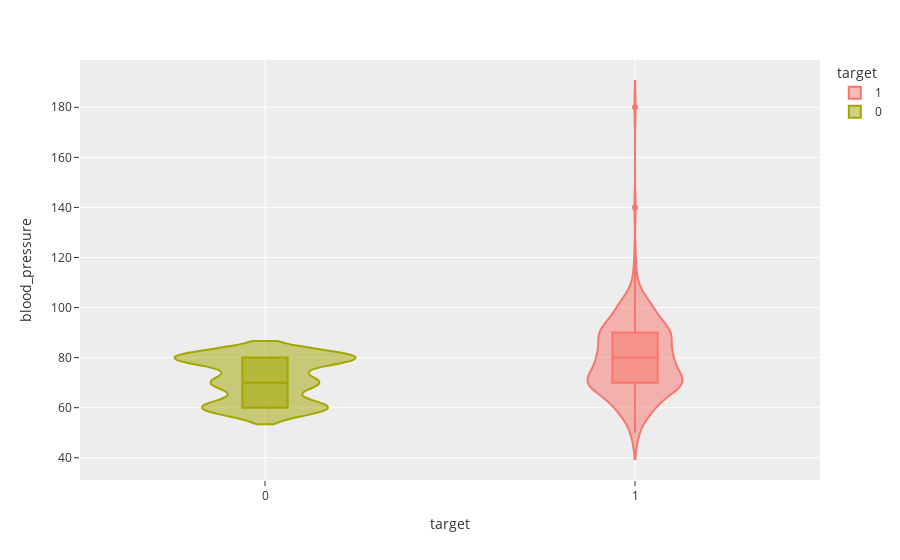

Notebook code cell kept with this figure:
### Code cell
violin('blood_pressure')

### Figure 1 — Plotly figure (JSON) as saved in the notebook; plotly's stock layout.template omitted (floating-point values rounded to 4 significant figures; data arrays with more than 128 entries replaced by an {"elided": "..."} marker saying what was removed)
{"data": [{"alignmentgroup": "True", "box": {"visible": true}, "hovertemplate": "target=%{x}<br>blood_pressure=%{y}<extra></extra>", "legendgroup": "1", "marker": {"color": "#F8766D"}, "name": "1", "offsetgroup": "1", "orientation": "v", "scalegroup": "True", "showlegend": true, "type": "violin", "x": {"elided": "250 int values"}, "x0": " ", "xaxis": "x", "y": {"elided": "250 float values"}, "y0": " ", "yaxis": "y"}, {"alignmentgroup": "True", "box": {"visible": true}, "hovertemplate": "target=%{x}<br>blood_pressure=%{y}<extra></extra>", "legendgroup": "0", "marker": {"color": "#A3A500"}, "name": "0", "offsetgroup": "0", "orientation": "v", "scalegroup": "True", "showlegend": true, "type": "violin", "x": {"elided": "150 int values"}, "x0": " ", "xaxis": "x", "y": {"elided": "150 float values"}, "y0": " ", "yaxis": "y"}], "layout": {"legend": {"title": {"text": "target"}, "tracegroupgap": 0}, "margin": {"t": 60}, "violinmode": "overlay", "xaxis": {"anchor": "y", "categoryarray": [1, 0], "categoryorder": "array", "domain": [0, 1], "title": {"text": "target"}}, "yaxis": {"anchor": "x", "domain": [0, 1], "title": {"text": "blood_pressure"}}}}
